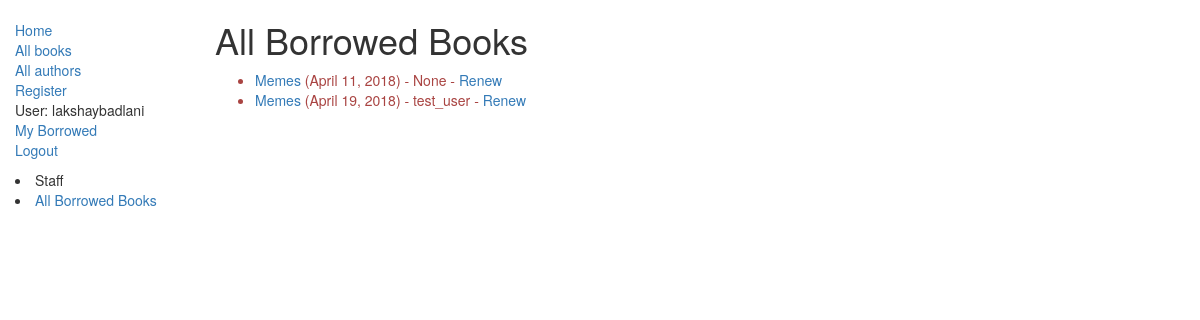
/catalog/allborrowed/ (signed in), run on the app's committed database.
### catalog/models.py (models this page shows, shortened)
class BookInstance(models.Model):
    id = models.UUIDField(primary_key=True, default=uuid.uuid4, help_text="Unique ID for this particular book across whole library")
    book = models.ForeignKey('Book', on_delete=models.SET_NULL, null=True)
    imprint = models.CharField(max_length=200)
    due_back = models.DateField(null=True, blank=True)
    borrower = models.ForeignKey(User, on_delete=models.SET_NULL, null=True, blank=True)
    LOAN_STATUS = (
        ('m', 'Maintenance'),
        ('o', 'On loan'),
        ('a', 'Available'),
        ('r', 'Reserved'),
    )
    status = models.CharField(max_length=1, choices=LOAN_STATUS, blank=True, default='m', help_text='Book availability')
    class Meta:
        ordering = ["due_back"]
        permissions = (("can_mark_returned", "Set book as returned"),)
    @property
    def is_overdue(self):
        if self.due_back and date.today() > self.due_back:
            return True
        return False

class Book(models.Model):
    title = models.CharField(max_length=200)
    author = models.ForeignKey('Author', on_delete=models.SET_NULL, null=True)
    summary = models.TextField(max_length=1000, help_text='Enter a brief description of the book')
    isbn = models.CharField('ISBN',max_length=13, help_text='13 Character <a href="https://www.isbn-international.org/content/what-isbn">ISBN number</a>')
    genre = models.ManyToManyField(Genre, help_text='Select a genre for this book')
    def display_genre(self):
        """
        Creates a string for the Genre. This is required to display genre in Admin.
        """
        return ', '.join([ genre.name for genre in self.genre.all()[:3] ])
    display_genre.short_description = 'Genre'

### catalog/views.py (the view)
# urls.py: path('allborrowed/', views.AllBorrowed.as_view(), name='all-borrowed'),
class AllBorrowed(PermissionRequiredMixin, generic.ListView):
    permission_required = 'catalog.can_mark_returned'
    template_name ='catalog/all_borrowed_books.html'
    def get_queryset(self):
        return BookInstance.objects.filter(status__exact='o').order_by('due_back')

### catalog/templates/catalog/all_borrowed_books.html
{% extends "base_generic.html" %}
{% block content %}
    <h1>All Borrowed Books</h1>
    {% if bookinstance_list %}
    <ul>
      {% for bookinst in bookinstance_list %}
      <li class="{% if bookinst.is_overdue %}text-danger{% endif %}">
        <a href="{% url 'book-detail' bookinst.book.pk %}">{{bookinst.book.title}}</a> ({{ bookinst.due_back }}) - {{bookinst.borrower}}
        {% if perms.catalog.can_mark_returned %}- <a href="{% url 'renew-book-librarian' bookinst.id %}">Renew</a>  {% endif %}
      </li>
      {% endfor %}
    </ul>
    {% else %}
      <p>There are no books borrowed.</p>
    {% endif %}
{% endblock %}

### catalog/templates/base_generic.html (shortened to what this page needs)
<!DOCTYPE html>
<html lang="en">
<head>
  <link rel="stylesheet" href="https://maxcdn.bootstrapcdn.com/bootstrap/3.3.7/css/bootstrap.min.css">
  {% load static %}
  <link rel="stylesheet" href="{% static 'css/styles.css' %}">
</head>
<body>
  <div class="container-fluid">
    <div class="row">
      <div class="col-sm-2">
      {% block sidebar %}
      <ul class="sidebar-nav">
          <li><a href="{% url 'index' %}">Home</a></li>
          <li><a href="{% url 'books' %}">All books</a></li>
          <li><a href="{% url 'authors' %}">All authors</a></li>
          <li><a href="{% url 'register' %}">Register</a></li>
             {% if user.is_authenticated %}
     <li>User: {{ user.get_username }}</li>
    <li><a href="{% url 'my-borrowed' %}">My Borrowed</a></li>
     <li><a href="{% url 'logout'%}?next={{request.path}}">Logout</a></li>
   {% else %}
     <li><a href="{% url 'login'%}?next={{request.path}}">Login</a></li>
   {% endif %}
      </ul>
      <li>Staff</li>
      <li><a href="{% url 'all-borrowed' %}">All Borrowed Books</a></li>
     {% endblock %}
      </div>
      <div class="col-sm-10 ">
      {% block content %}{% endblock %}
      </div>
    </div>
  </div>
</body>
</html>

### catalog/static/css/styles.css (style rules this page uses)
.sidebar-nav { margin-top: 20px; padding: 0; list-style: none; }

### data on the page
BookInstance: book "Memes", due_back "April 11, 2018", borrower "None"
BookInstance: book "Memes", due_back "April 19, 2018", borrower "test_user"

### other printed values
{{ user.get_username }} "lakshaybadlani"
